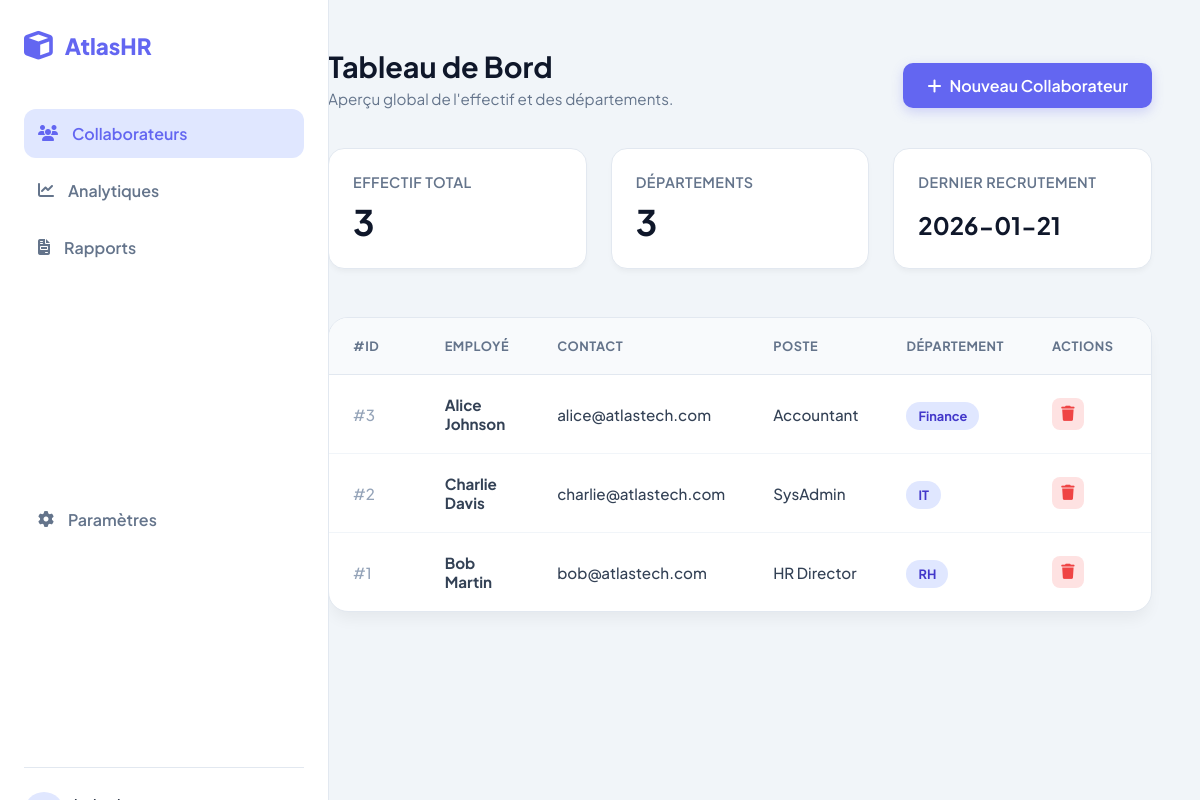
The app's page /index.php (signed in) with its own data.
### tables this page shows
CREATE TABLE employees (
    id INT AUTO_INCREMENT PRIMARY KEY,
    username VARCHAR(50) UNIQUE NOT NULL,
    password VARCHAR(255) NOT NULL,  
    first_name VARCHAR(50) NOT NULL,
    last_name VARCHAR(50) NOT NULL,
    email VARCHAR(100) NOT NULL,
    position VARCHAR(50) NOT NULL,
    department VARCHAR(50) NOT NULL,
    salary DECIMAL(10, 2),
    hired_date DATE DEFAULT CURRENT_DATE
);

### index.php (the view, shortened to what this page needs)
<?php
include 'db.php';
?>
<!DOCTYPE html>
<html lang="fr">
<head>
    <link href="https://cdnjs.cloudflare.com/ajax/libs/font-awesome/6.4.0/css/all.min.css" rel="stylesheet">
</head>
<body>
    <nav class="sidebar">
        <div class="brand">
            <i class="fas fa-cube"></i> AtlasHR
        </div>
        <a href="#" class="nav-link active">
            <i class="fas fa-users"></i>
            Collaborateurs
        </a>
        <a href="#" class="nav-link">
            <i class="fas fa-chart-line"></i>
            Analytiques
        </a>
        <a href="#" class="nav-link">
            <i class="fas fa-file-invoice"></i>
            Rapports
        </a>
        <a href="#" class="nav-link" style="margin-top:auto;">
            <i class="fas fa-cog"></i>
            Paramètres
        </a>
        <div class="user-block">
            <div class="user-info">
                <div class="user-avatar">
                </div>
                <div style="font-size: 0.9rem; font-weight: 600;">
                </div>
            </div>
        </div>
    </nav>
    <main class="main-content">
        <div class="header">
            <div>
                <h1>Tableau de Bord</h1>
                <p class="subtitle">Aperçu global de l'effectif et des départements.</p>
            </div>
            <a href="create.php" class="btn-add">
                <i class="fas fa-plus"></i> Nouveau Collaborateur
            </a>
        </div>
        <?php
            $total_emp = $conn->query("SELECT count(*) as c FROM employees")->fetch_assoc()['c'];
            $total_depts = $conn->query("SELECT count(distinct department) as c FROM employees")->fetch_assoc()['c'];
            $latest_hire = $conn->query("SELECT hired_date FROM employees ORDER BY hired_date DESC LIMIT 1")->fetch_assoc()['hired_date'] ?? 'N/A';
        ?>
        <div class="stats-grid">
            <div class="stat-card">
                <div class="stat-meta">Effectif Total</div>
                <div class="stat-value"><?php echo $total_emp; ?></div>
            </div>
            <div class="stat-card">
                <div class="stat-meta">Départements</div>
                <div class="stat-value"><?php echo $total_depts; ?></div>
            </div>
            <div class="stat-card">
                <div class="stat-meta">Dernier Recrutement</div>
                <div class="stat-value" style="font-size:1.5rem; margin-top:1.2rem;"><?php echo $latest_hire; ?></div>
            </div>
        </div>
        <div class="table-wrapper">
            <table>
                <thead>
                    <tr>
                        <th width="50">#ID</th>
                        <th>Employé</th>
                        <th>Contact</th>
                        <th>Poste</th>
                        <th>Département</th>
                        <th width="80" class="text-end">Actions</th>
                    </tr>
                </thead>
                <tbody>
                    <?php
                    $sql = "SELECT * FROM employees ORDER BY id DESC";
                    $result = $conn->query($sql);
                    if ($result->num_rows > 0) {
                        while($row = $result->fetch_assoc()) {
                            echo "<tr>
                                <td style='color:#94a3b8;'>#" . $row["id"] . "</td>
                                <td>
                                    <div style='font-weight:700;'>" . $row["first_name"] . " " . $row["last_name"] . "</div>
                                </td>
                                <td>" . $row["email"] . "</td>
                                <td>" . $row["position"] . "</td>
                                <td><span class='badge'>" . $row["department"] . "</span></td>
                                <td>
                                    <a href='delete.php?id=" . $row["id"] . "' class='action-btn' onclick='return confirm(\"Supprimer cet employé ?\")'>
                                        <i class='fas fa-trash'></i>
                                    </a>
                                </td>
                            </tr>";
                        }
                    } else {
                        echo "<tr><td colspan='6' style='text-align:center; padding:2rem; color:#94a3b8;'>Aucun collaborateur trouvé.</td></tr>";
                    }
                    ?>
                </tbody>
            </table>
        </div>
    </main>
</body>
</html>

### index.php (style rules this page uses)
:root { --primary: #6366f1; --primary-light: #e0e7ff; --secondary: #64748b; --bg-body: #f1f5f9; --bg-card: #ffffff; --text-dark: #1e293b; --text-light: #64748b; --sidebar-width: 280px; }
body { font-family: 'Plus Jakarta Sans', sans-serif; background-color: var(--bg-body); margin: 0; display: flex; min-height: 100vh; color: var(--text-dark); }
.sidebar { width: var(--sidebar-width); background: #ffffff; border-right: 1px solid #e2e8f0; display: flex; flex-direction: column; position: fixed; height: 100vh; padding: 2rem 1.5rem; z-index: 100; }
.brand { display: flex; align-items: center; gap: 12px; font-size: 1.4rem; font-weight: 800; color: var(--primary); margin-bottom: 3rem; }
.brand i { font-size: 1.8rem; }
.nav-link { display: flex; align-items: center; gap: 14px; padding: 14px; color: var(--secondary); text-decoration: none; border-radius: 12px; font-weight: 600; margin-bottom: 0.5rem; transition: all 0.2s; }
.nav-link:hover, .nav-link.active { background-color: var(--primary-light); color: var(--primary); }
.user-block { margin-top: auto; border-top: 1px solid #e2e8f0; padding-top: 1.5rem; display: flex; align-items: center; justify-content: space-between; }
.user-info { display: flex; align-items: center; gap: 10px; }
.user-avatar { width: 40px; height: 40px; border-radius: 50%; background: var(--primary-light); color: var(--primary); display: flex; align-items: center; justify-content: center; font-weight: 700; }
.main-content { margin-left: var(--sidebar-width); flex: 1; padding: 3rem; }
.header { display: flex; justify-content: space-between; align-items: flex-end; margin-bottom: 2.5rem; }
h1 { margin: 0; font-size: 1.8rem; font-weight: 700; color: #0f172a; }
p.subtitle { margin: 5px 0 0; color: var(--text-light); font-size: 0.95rem; }
.btn-add { background: var(--primary); color: white; padding: 12px 24px; border-radius: 10px; text-decoration: none; font-weight: 600; display: inline-flex; align-items: center; gap: 8px; box-shadow: 0 4px 12px rgba(99, 102, 241, 0.25); transition: transform 0.2s; }
.stats-grid { display: grid; grid-template-columns: repeat(3, 1fr); gap: 1.5rem; margin-bottom: 3rem; }
.stat-card { background: white; padding: 1.5rem; border-radius: 16px; border: 1px solid #e2e8f0; box-shadow: 0 4px 6px -2px rgba(0, 0, 0, 0.05); }
.stat-meta { color: var(--text-light); font-size: 0.9rem; font-weight: 600; text-transform: uppercase; letter-spacing: 0.5px; }
.stat-value { font-size: 2.2rem; font-weight: 700; color: #0f172a; margin: 0.5rem 0 0; }
.table-wrapper { background: white; border-radius: 20px; box-shadow: 0 10px 15px -3px rgba(0, 0, 0, 0.05); overflow: hidden; border: 1px solid #e2e8f0; }
table { width: 100%; border-collapse: collapse; }
th { background: #f8fafc; text-align: left; padding: 1.25rem 1.5rem; font-size: 0.8rem; font-weight: 700; text-transform: uppercase; color: #64748b; letter-spacing: 0.5px; border-bottom: 1px solid #e2e8f0; }
td { padding: 1.25rem 1.5rem; border-bottom: 1px solid #f1f5f9; color: #334155; font-size: 0.95rem; font-weight: 500; }
tr:last-child td { border-bottom: none; }
.badge { background: #e0e7ff; color: #4338ca; padding: 6px 12px; border-radius: 20px; font-size: 0.8rem; font-weight: 700; }
.action-btn { width: 32px; height: 32px; border-radius: 8px; display: flex; align-items: center; justify-content: center; background: #fee2e2; color: #ef4444; text-decoration: none; transition: all 0.2s; }

### records on screen
employees: id "3", first_name "Alice", last_name "Johnson", email "alice@atlastech.com", position "Accountant", department "Finance"
employees: id "2", first_name "Charlie", last_name "Davis", email "charlie@atlastech.com", position "SysAdmin", department "IT"
employees: id "1", first_name "Bob", last_name "Martin", email "bob@atlastech.com", position "HR Director", department "RH"

### other values on screen
$total_emp "3"
$total_depts "3"
$latest_hire "2026-01-21"
